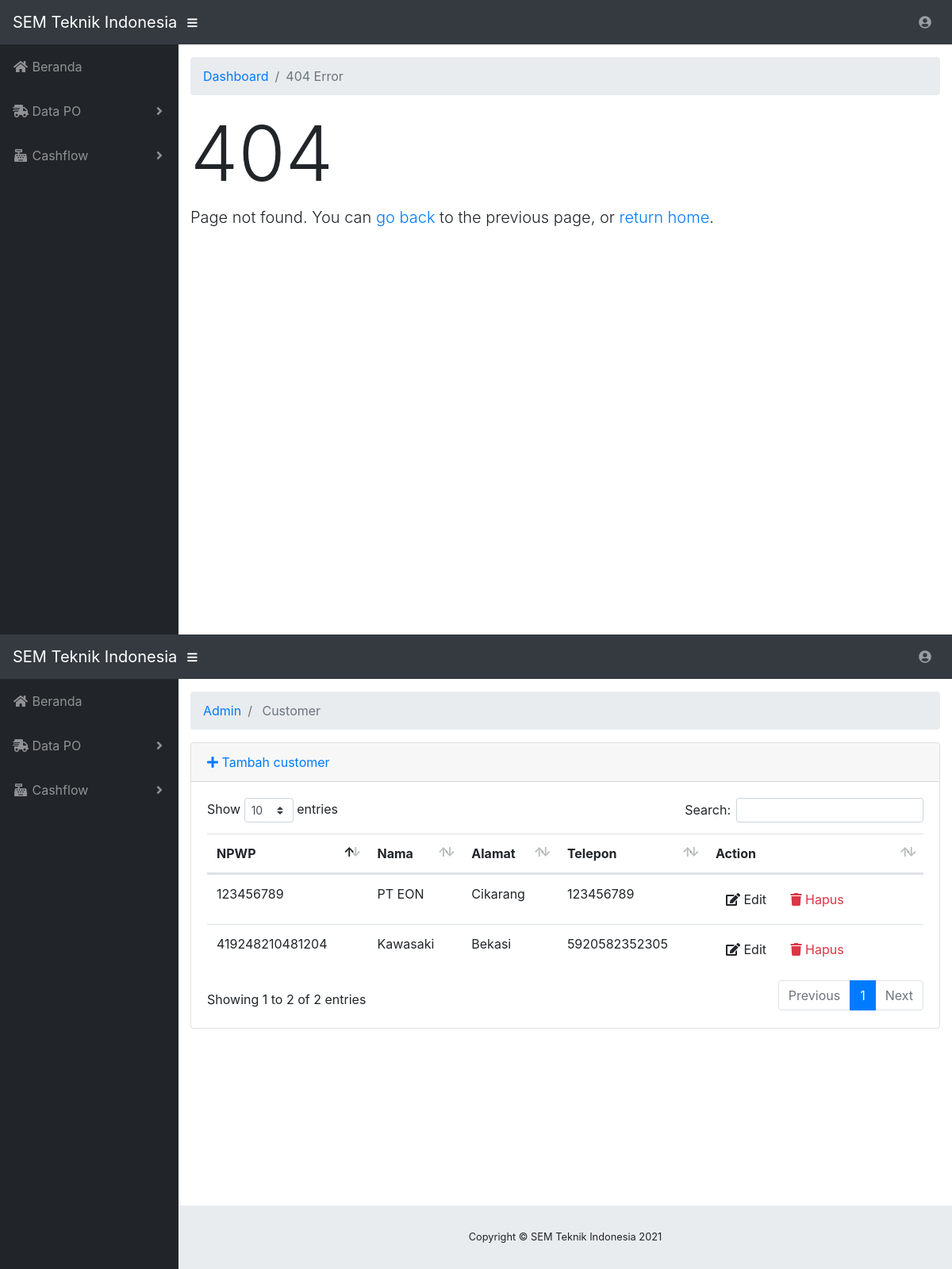
Screenshot of /index.php/admin/customer with the database file from the repository.
### tables this page shows
CREATE TABLE `tblcust` (
  `idcust` int(11) NOT NULL,
  `npwp` bigint(20) NOT NULL,
  `nama` varchar(100) NOT NULL,
  `alamat` text NOT NULL,
  `telepon` bigint(20) NOT NULL
);

### application/controllers/admin/Customer.php (called while the page is built, shortened)
<?php
class Customer extends CI_Controller
{
    public function __construct()
    {
		if($this->session->userdata('type') != "ADMIN"){
			$this->load->view("admin/unauthorized");
		}
		$this->load->model("customer_model");
        $this->load->library('form_validation');
    }
    public function index()
    {
        $data["customer"] = $this->customer_model->getAll();
        $this->load->view("admin/customer/list", $data);
    }
}

### index.php (called while the page is built, shortened)
<?php
require_once BASEPATH.'core/CodeIgniter.php';

### application/models/Customer_model.php (called while the page is built, shortened)
<?php defined('BASEPATH') OR exit('No direct script access allowed');
class Customer_model extends CI_Model
{
    private $_table = "tblcust";
    public function getAll()
    {
		$this->db->select('tblcust.idcust,tblcust.npwp,tblcust.nama,tblcust.alamat,tblcust.telepon');
		$this->db->from('tblcust');
		$query = $this->db->get();
        return $query->result();
        return $this->db->get($this->_table)->result();
    }
}

### application/views/admin/customer/list.php (the view, shortened to what this page needs)
<!DOCTYPE html>
<html lang="en">
<head>
</head>
<body id="page-top">
	<div id="wrapper">
		<div id="content-wrapper">
			<div class="container-fluid">
				<div class="card mb-3">
					<div class="card-header">
						<a href="<?php echo site_url('admin/customer/add') ?>"><i class="fas fa-plus"></i> Tambah customer</a>
					</div>
					<div class="card-body">
						<div class="table-responsive">
							<table class="table table-hover" id="dataTable" width="100%" cellspacing="0">
								<thead>
									<tr>
										<th>NPWP</th>
										<th>Nama</th>
										<th>Alamat</th>
										<th>Telepon</th>
										<th>Action</th>
									</tr>
								</thead>
								<tbody>
									<?php foreach ($customer as $rowcustomer): ?>
									<tr>
										<td>
											<?php echo $rowcustomer->npwp ?>
										</td>
										<td>
											<?php echo $rowcustomer->nama ?>
										</td>
										<td>
											<?php echo $rowcustomer->alamat ?>
										</td>
										<td>
											<?php echo $rowcustomer->telepon ?>
										</td>
										<td width="250">
											<a href="<?php echo site_url('admin/customer/edit/'.$rowcustomer->idcust) ?>"
											 class="btn btn-small"><i class="fas fa-edit"></i> Edit</a>
											<a onclick="deleteConfirm('<?php echo site_url('admin/customer/delete/'.$rowcustomer->idcust) ?>')"
											 href="#!" class="btn btn-small text-danger"><i class="fas fa-trash"></i> Hapus</a>
										</td>
									</tr>
									<?php endforeach; ?>
								</tbody>
							</table>
						</div>
					</div>
				</div>
			</div>
		</div>
	</div>
</body>
</html>

### rows the page displays
tblcust: npwp "123456789", nama "PT EON", alamat "Cikarang", telepon "123456789"
tblcust: npwp "419248210481204", nama "Kawasaki", alamat "Bekasi", telepon "5920582352305"

### other values shown
$segment "Admin"
$segment "Customer"
SITE_NAME "SEM Teknik Indonesia"
Date('Y') "2021"
